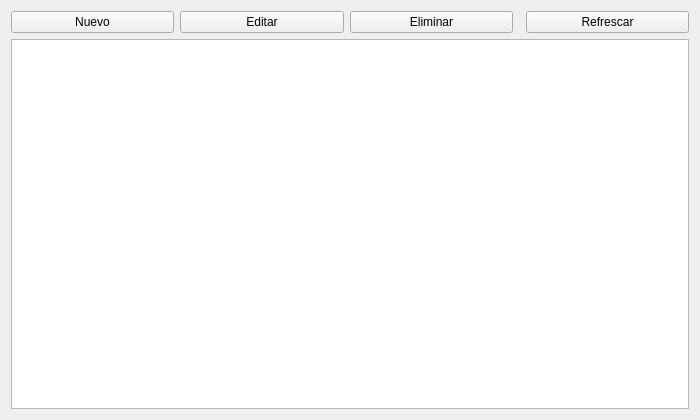
<?xml version="1.0" encoding="UTF-8"?>
<ui version="4.0">
 <class>EmpleadosPage</class>
 <widget class="QWidget" name="EmpleadosPage">
  <property name="geometry">
   <rect><x>0</x><y>0</y><width>700</width><height>420</height></rect>
  </property>
  <layout class="QVBoxLayout" name="verticalLayout">
   <item>
    <layout class="QHBoxLayout" name="botonesLayout">
     <item><widget class="QPushButton" name="btnNuevo"><property name="text"><string>Nuevo</string></property></widget></item>
     <item><widget class="QPushButton" name="btnEditar"><property name="text"><string>Editar</string></property></widget></item>
     <item><widget class="QPushButton" name="btnEliminar"><property name="text"><string>Eliminar</string></property></widget></item>
     <item><spacer name="spacer"><property name="orientation"><enum>Qt::Horizontal</enum></property></spacer></item>
     <item><widget class="QPushButton" name="btnRefrescar"><property name="text"><string>Refrescar</string></property></widget></item>
    </layout>
   </item>
   <item>
    <widget class="QTableView" name="tableView"/>
   </item>
  </layout>
 </widget>
 <resources/>
 <connections/>
</ui>
